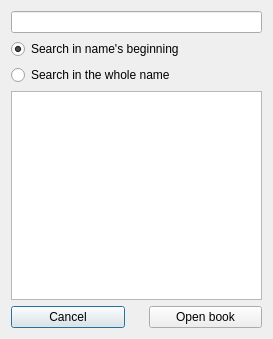
<?xml version="1.0" encoding="UTF-8"?>
<ui version="4.0">
 <class>bookfind</class>
 <widget class="QDialog" name="bookfind">
  <property name="geometry">
   <rect>
    <x>0</x>
    <y>0</y>
    <width>273</width>
    <height>339</height>
   </rect>
  </property>
  <property name="windowTitle">
   <string>find book by name</string>
  </property>
  <property name="layoutDirection">
   <enum>Qt::LeftToRight</enum>
  </property>
  <layout class="QVBoxLayout" name="verticalLayout">
   <item>
    <widget class="QLineEdit" name="lineEdit"/>
   </item>
   <item>
    <widget class="QRadioButton" name="radioButton_2">
     <property name="text">
      <string>Search in name's beginning</string>
     </property>
     <property name="checked">
      <bool>true</bool>
     </property>
    </widget>
   </item>
   <item>
    <widget class="QRadioButton" name="radioButton">
     <property name="text">
      <string>Search in the whole name</string>
     </property>
    </widget>
   </item>
   <item>
    <widget class="QListWidget" name="listWidget"/>
   </item>
   <item>
    <layout class="QHBoxLayout" name="horizontalLayout">
     <property name="spacing">
      <number>24</number>
     </property>
     <property name="topMargin">
      <number>0</number>
     </property>
     <item>
      <widget class="QPushButton" name="pushButton_2">
       <property name="layoutDirection">
        <enum>Qt::LeftToRight</enum>
       </property>
       <property name="text">
        <string>Cancel</string>
       </property>
      </widget>
     </item>
     <item>
      <widget class="QPushButton" name="pushButton">
       <property name="text">
        <string>Open book</string>
       </property>
      </widget>
     </item>
    </layout>
   </item>
  </layout>
 </widget>
 <resources/>
 <connections/>
</ui>
